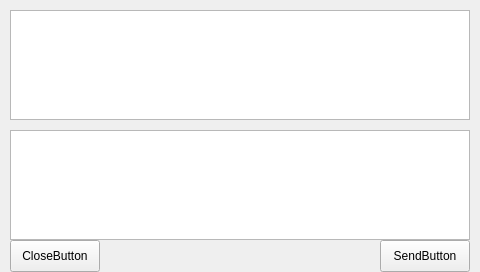
<?xml version="1.0" encoding="UTF-8"?>
<ui version="4.0">
 <class>Form</class>
 <widget class="QWidget" name="Form">
  <property name="geometry">
   <rect>
    <x>0</x>
    <y>0</y>
    <width>480</width>
    <height>272</height>
   </rect>
  </property>
  <property name="windowTitle">
   <string>Form</string>
  </property>
  <widget class="QTextEdit" name="SendWindow">
   <property name="geometry">
    <rect>
     <x>10</x>
     <y>130</y>
     <width>460</width>
     <height>110</height>
    </rect>
   </property>
  </widget>
  <widget class="QPushButton" name="SendButton">
   <property name="geometry">
    <rect>
     <x>380</x>
     <y>240</y>
     <width>90</width>
     <height>32</height>
    </rect>
   </property>
   <property name="text">
    <string>SendButton</string>
   </property>
  </widget>
  <widget class="QPushButton" name="CloseButton">
   <property name="geometry">
    <rect>
     <x>10</x>
     <y>240</y>
     <width>90</width>
     <height>32</height>
    </rect>
   </property>
   <property name="text">
    <string>CloseButton</string>
   </property>
  </widget>
  <widget class="QTextBrowser" name="DisplayWindow">
   <property name="geometry">
    <rect>
     <x>10</x>
     <y>10</y>
     <width>460</width>
     <height>110</height>
    </rect>
   </property>
  </widget>
 </widget>
 <resources/>
 <connections/>
</ui>
